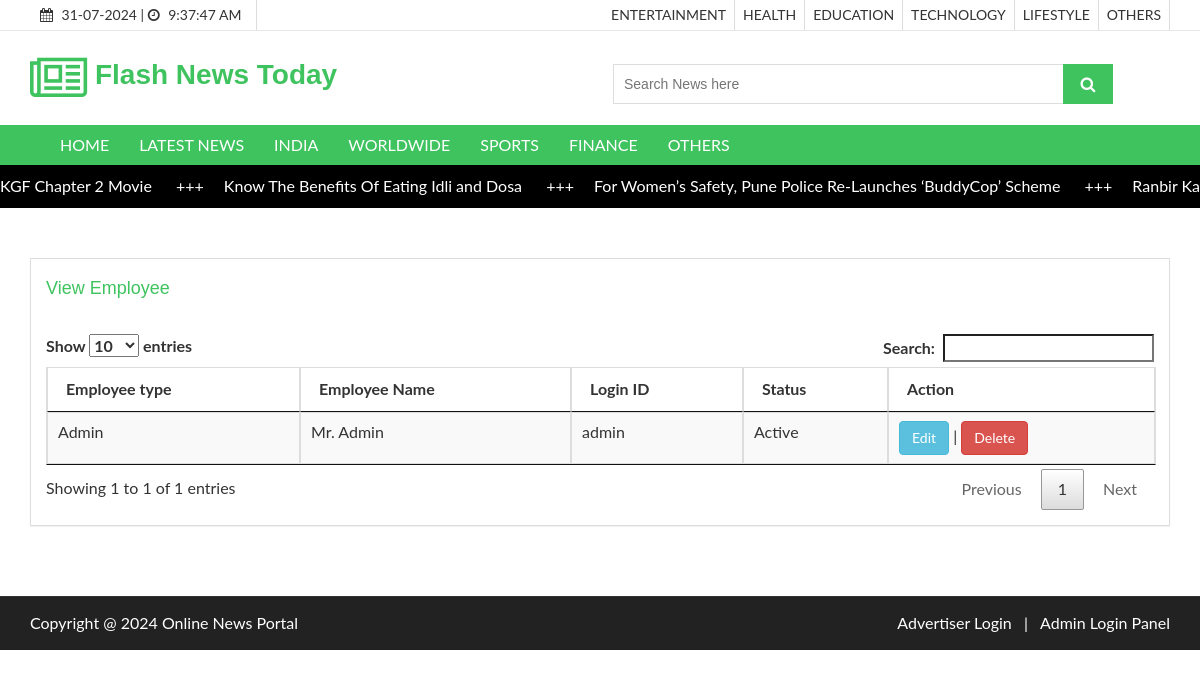
/viewemployee.php, run on the app's committed database.
### tables this page shows
CREATE TABLE `newscategory` (
  `newscategoryid` int(10) NOT NULL,
  `category` varchar(50) NOT NULL,
  `category_type` varchar(20) DEFAULT NULL,
  `description` text NOT NULL,
  `status` varchar(10) NOT NULL
);

CREATE TABLE `newscontent` (
  `newsid` int(10) NOT NULL,
  `newscategoryid` int(10) NOT NULL,
  `newstype` varchar(20) NOT NULL COMMENT 'ARticles or News',
  `newsdate` date NOT NULL,
  `title` varchar(255) NOT NULL,
  `newsdescription` text NOT NULL,
  `images` text NOT NULL,
  `publisheddate` date NOT NULL,
  `count_views` bigint(20) NOT NULL DEFAULT 0,
  `status` varchar(10) NOT NULL
);

CREATE TABLE `employee` (
  `employeeid` int(10) NOT NULL,
  `emptype` varchar(20) NOT NULL,
  `empname` varchar(50) NOT NULL,
  `loginid` varchar(100) NOT NULL,
  `password` varchar(100) NOT NULL,
  `status` varchar(10) NOT NULL
);

### viewemployee.php (the view, shortened to what this page needs)
<?php
include("header.php");
?>
  <section id="aa-catg-head-banner">
    <div class="aa-catg-head-banner-area">
     <div class="container">
      <div class="aa-catg-head-banner-content">
        <h2>Checkout Page</h2>
      </div>
     </div>
   </div>
  </section>
 <section id="checkout">
   <div class="container">
     <div class="row">
       <div class="col-md-12">
        <div class="checkout-area">
          <form action="" method="post">
            <div class="row">
              <div class="col-md-12">
                <div class="checkout-left">
                  <div class="panel-group" id="accordion">
<div class="panel panel-default aa-checkout-billaddress">
  <div class="panel-heading">
	<h4 class="panel-title">
	  <a  data-parent="#accordion" >
		View Employee
	  </a>
	</h4>
  </div>
  <div id="collapseThree">
	<div class="panel-body">
<table id="myTable"  class="table table-striped table-bordered">
	<thead>
		<tr>
			<th>Employee type</th>
			<th>Employee Name</th>
			<th>Login ID</th>
			<th>Status</th>
			<th>Action</th
		</tr>
	</thead>
	<tbody>
	<?php
	$sql= "SELECT * FROM employee";
	$qsql = mysqli_query($con,$sql);
	while($rs = mysqli_fetch_array($qsql))
	{
		echo "<tr>
			<td>$rs[emptype]</td>
			<td>$rs[empname]</td>
			<td>$rs[loginid]</td>
			<td>$rs[status]</td>
			<td><a href='employee.php?editid=$rs[0]' class='btn  btn-info' >Edit</a> | <a href='viewemployee.php?delid=$rs[0]' onclick='return confirmdelete()' class='btn btn-danger'>Delete</a></td>
		</tr>";
	}
	?>
	</tbody>
</table>
	</div>
  </div>
</div>
				   </div>
                </div>
              </div>
             </div>
          </form>
         </div>
       </div>
     </div>
   </div>
 </section>
 <?php
 include("footer.php");
 ?>

### header.php (shortened to what this page needs)
<?php
include("databaseconnection.php");
?>
<!DOCTYPE html>
<html lang="en">
  <head>
    <link href="css/font-awesome.css" rel="stylesheet">
    <link href="css/bootstrap.css" rel="stylesheet">
    <link href="css/jquery.smartmenus.bootstrap.css" rel="stylesheet">
    <link rel="stylesheet" type="text/css" href="css/jquery.simpleLens.css">
    <link rel="stylesheet" type="text/css" href="css/slick.css">
    <link rel="stylesheet" type="text/css" href="css/nouislider.css">
    <link id="switcher" href="css/theme-color/green-theme.css" rel="stylesheet">
    <link href="css/sequence-theme.modern-slide-in.css" rel="stylesheet" media="all">
    <link href="css/style.css" rel="stylesheet">
    <link href="css/jquery.dataTables.min.css" rel="stylesheet">
  </head>
  <body>
  <header id="aa-header">
    <div class="aa-header-top">
      <div class="container">
        <div class="row">
          <div class="col-md-12">
            <div class="aa-header-top-area">
              <div class="aa-header-top-left">
                <div class="cellphone hidden-xs">
                  <p><span class="fa fa-calendar"></span> <?php echo date("d-m-Y"); ?> |
                  <span class="fa fa-clock-o"></span> <span id="idclock"></span></p>
                </div>
              </div>
              <div class="aa-header-top-right">
                <ul class="aa-head-top-nav-right">
                  <?php
                    $sql = "SELECT * FROM newscategory WHERE status='Active' AND category_type='Article'";
                    $qsql= mysqli_query($con,$sql);
                    while($rs = mysqli_fetch_array($qsql))
                    {
                      echo "<li class='hidden-xs'><a href='displayarticle.php?newstype=Article&newscategoryid=$rs[newscategoryid]'>" . strtoupper($rs['category'])  . "</a></li>";
                    }
                  ?>
                </ul>
              </div>
            </div>
          </div>
        </div>
      </div>
    </div>
    <div class="aa-header-bottom">
      <div class="container">
        <div class="row">
          <div class="col-md-12">
            <div class="aa-header-bottom-area">
              <div class="aa-logo">
                <a href="index.php">
                  <span class="fa fa-newspaper-o"></span>
                  <div style="width:550px; ">&nbsp;<strong>Flash</strong> <strong> News </strong> <strong>Today</strong> </div>
                </a>
              </div>
              <div class="aa-search-box">
                <form action="searchnewsandarticles.php" method="get">
                  <input type="text" name="txtsearch" id="txtsearch" placeholder="Search News here ">
                  <button type="submit"><span class="fa fa-search"></span></button>
                </form>
              </div>
            </div>
          </div>
        </div>
      </div>
    </div>
  </header>
  <section id="menu">
    <div class="container">
      <div class="menu-area">
        <div class="navbar navbar-default" role="navigation">
          <div class="navbar-collapse collapse">
            <ul class="nav navbar-nav">
              <li><a href="index.php">HOME</a></li>
              <li><a href="displaylatestnews.php">LATEST NEWS</a></li>
          <?php
						$sql = "SELECT * FROM newscategory WHERE status='Active' AND category_type='News'";
						$qsql= mysqli_query($con,$sql);
						while($rs = mysqli_fetch_array($qsql))
						{
							echo "<li><a href='displayarticle.php?newstype=News&newscategoryid=$rs[newscategoryid]' >" . strtoupper($rs['category'])  . "</a></li>";
						}
					?>
            </ul>
          </div>
        </div>
      </div>
    </div>
  </section>
  <div class="marquee">
  <div class="marquee__item">
  <?php
  $sqlscroller= "SELECT newscontent.*,newscategory.category FROM newscontent LEFT JOIN newscategory ON newscontent.newscategoryid=newscategory.newscategoryid WHERE newscontent.status='Active' ";
  $sqlscroller = $sqlscroller . "  ORDER BY  newscontent.newsid DESC LIMIT 9";
	$qsqlscroller = mysqli_query($con,$sqlscroller);
	while($rsscroller = mysqli_fetch_array($qsqlscroller))
	{
    echo "<a style='color: white;' href='newsdetailed.php?newsid=$rsscroller[newsid]&newstype=$rsscroller[newstype]&newscategoryid=$rsscroller[newscategoryid]'>";
    echo $rsscroller['title'] . " <span class='marquee__seperator'>+++</span>";
    echo "</a>";
  }
  ?>
</div>
</div>

### css/theme-color/green-theme.css (style rules this page uses)
h2 { color: #3fc35f; }
#aa-header .aa-header-bottom .aa-header-bottom-area .aa-logo a > span { color: #3fc35f; }
#aa-header .aa-header-bottom .aa-header-bottom-area .aa-logo a strong { color: #3fc35f; }
#aa-header .aa-header-bottom .aa-header-bottom-area .aa-search-box button { background-color: #3fc35f; }
#menu { background-color: #3fc35f; }
#checkout .checkout-area .checkout-left .panel-group .panel-default .panel-heading .panel-title a { color: #3fc35f; }

### header.php (style rules this page uses)
.marquee { width: 100%; overflow: hidden; white-space: nowrap; }
.marquee__seperator { margin: 0 2rem; }
.marquee__item { display: inline-block; will-change: transform; -webkit-animation: marquee 50s linear infinite; animation: marquee 50s linear infinite; }
.marquee { background-color: black; padding: 1rem 0; color: #fff; }

### data on the page
newscategory: category "ENTERTAINMENT"
newscategory: category "HEALTH"
newscategory: category "EDUCATION"
newscategory: category "TECHNOLOGY"
newscategory: category "LIFESTYLE"
newscategory: category "OTHERS"
newscategory: category "INDIA"
newscategory: category "WORLDWIDE"
newscategory: category "SPORTS"
newscategory: category "FINANCE"
newscategory: category "OTHERS"
newscontent: title "KGF Chapter 2 Movie"
newscontent: title "Know The Benefits Of Eating Idli and Dosa"
newscontent: title "For Women’s Safety, Pune Police Re-Launches ‘BuddyCop’ Scheme"
newscontent: title "Ranbir…"
employee: emptype "Admin", empname "Mr. Admin", loginid "admin", status "Active"
